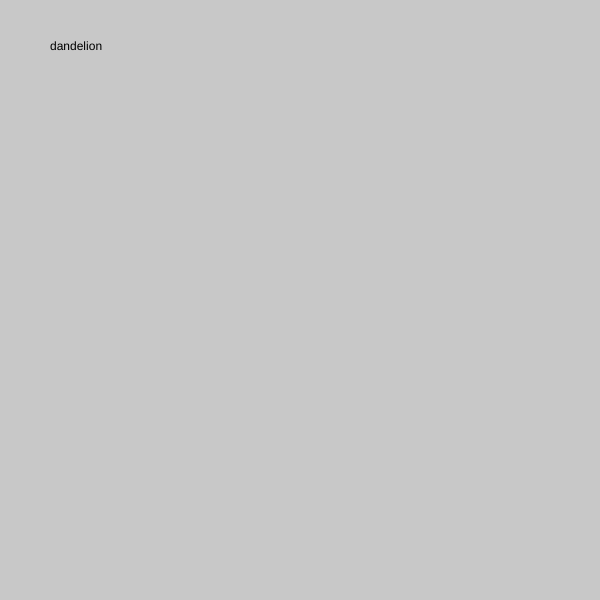
Frame 1 (no input)
Frame 60 (no input): identical to frame 1, image omitted
Frame 120 (the mouse pressed at the canvas centre since frame 60): blank canvas, image omitted

The p5.js sketch that drew this single still picture (run headless with seeded random() and noise() and a simulated clock; from frame 60 on, the mouse is pressed at the canvas centre):

// p5.js sketch
// ── sketch.js
let flowers = [
    {
        name: "rose",
        color: "red"
  }, {
        name: "daisy",
        color: "white"
  }, {
        name: "dandelion",
        color: "yellow"
  }, {
        name: "lily",
        color: "pink"
    }];

let randomIndex;

function setup() {
      createCanvas(600, 600);
      background(200);

      randomIndex = int(random(flowers.length));

      console.log(flowers[randomIndex].name);
      text(flowers[randomIndex].name, 50, 50);
      
      flowers.splice(randomIndex, 1)
      console.log(flowers)
}

function draw(){

};

function mousePressed(){
      background(random(200, 255));

      randomIndex = int(random(flowers.length));

      console.log(flowers[randomIndex].name);
      text(flowers[randomIndex].name, 50, 50);
      
      flowers.splice(randomIndex, 1)
      console.log(flowers)
      }
